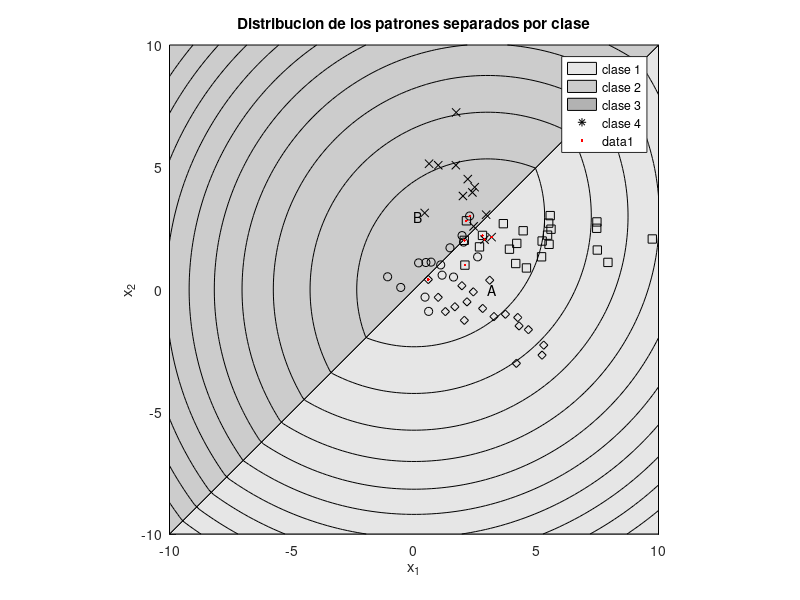
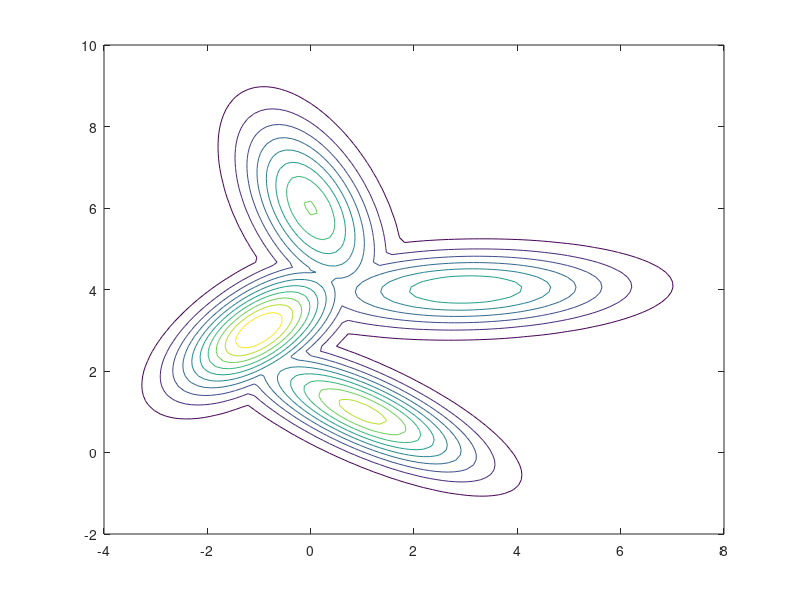

These charts were generated, in order, by the following MATLAB code:
%% Ejercicio 2
% Clasificación estadística de patrones.

%% Grafica del clasificador lineal
clc; close all; clear all;

x1 = [-3 -1.5 0.5 -1.5 -3 ];
y1 = [-3 -3   0  3    3 ];

x2 = [-1.5  3  3 0.5];
y2 = [-3   -3  0 0];

x3 = [-1.5 0.5 3 3 ];
y3 = [3 0 0 3 ];

hold on
fill(x1,y1,.9 *[1 1 1])
fill(x2,y2,.8 *[1 1 1])
fill(x3,y3,.7 *[1 1 1])

plot([2 2 -1 -1], [1 -1 1 -1], '*k')
text([2 2 -1 -1], [0.8 -1.2 0.8 -1.2],{'p_1','p_2','p_3','p_4'})
text([-2 1 1], [0 2 -2],{'C_1','C_2','C_3'})

hold off
axis square
xlabel('x_1')
ylabel('x_2')
% legend('C_1', 'C_2', 'C_3', 'Location','EastOutside')


%%
%% Grafica del clasificador lineal
clc; close all; clear all;

xA = [-10 10 10];
yA = [-10 -10 10];

xB = [-10 10 -10];
yB = [-10 10 10];

% Genero la grilla
N = 100;
x1 = linspace(-10,10,N);
x2 = linspace(-10,10,N);
[X1, X2] = meshgrid(x1, x2);
g1 = (X1 - 3).^2 + X2.^2;
g2 = X1.^2 + (X2 -3).^2;

hold on
fill(xA,yA,.9 *[1 1 1])
fill(xB,yB,.8 *[1 1 1])
contour(X1,X2,max(g1,g2),'k')

text([3 0], [0 3],{'A','B'})

hold off
axis square
xlabel('x_1')
ylabel('x_2')
% legend('C_1', 'C_2', 'C_3', 'Location','EastOutside')



%%
clc; close all; clear all;

% Genero la grilla
N = 100;

% contour(X1,X2,g2)
xlabel('x_1'); ylabel('x_2')
hold off




%%
% Cargo los datos (patrones con sus clases respectivas)
data = load('gaussDATA.txt', '-ascii');
x = data(:,1:2); % patrones
c = data(:,3);   % identificador de clase
N = length(c);   % cantidad de ejemplos

c1 = find(c== 1); % indices de clase 1
c2 = find(c== 2); % indices de clase 2
c3 = find(c== 3); % indices de clase 3
c4 = find(c== 4); % indices de clase 4


hold on
plot(x(c1,1), x(c1,2), 'ok')
plot(x(c2,1), x(c2,2), 'xk')
plot(x(c3,1), x(c3,2), 'dk')
plot(x(c4,1), x(c4,2), 'sk')
hold off

xlabel('x_1'); ylabel('x_2');
legend('clase 1','clase 2','clase 3','clase 4')
title('Distribucion de los patrones separados por clase')

%%
% Por la gráfica se deduce que deberán utilizarse gaussianas con media
% desconocida y covarianza no isotropica desconocida

% Estimación de los parámetros para cada clase
% medias
u1 = mean(x(c1,:));
u2 = mean(x(c2,:));
u3 = mean(x(c3,:));
u4 = mean(x(c4,:));
% matrices de covarianzas
sig1 = cov(x(c1,:));
sig2 = cov(x(c2,:));
sig3 = cov(x(c3,:));
sig4 = cov(x(c4,:));

cn = zeros(size(c));

for n = 1:N
    xn = x(n,:); % voy leyendo de a un dato
    
    % Calculo los valores de las funciones discriminantes para xn
    g1 = mvnpdf(xn, u1, sig1);
    g2 = mvnpdf(xn, u2, sig2);
    g3 = mvnpdf(xn, u3, sig3);
    g4 = mvnpdf(xn, u4, sig4);
    
    % Busco cual es la clase ganadora, asigno 0 si cae en la frontera
    if     g1 > max([g2 g3 g4])
        cn(n) = 1;
    elseif g2 > max([g1 g3 g4])
        cn(n) = 2;
    elseif g3 > max([g1 g2 g4])
        cn(n) = 3;
    elseif g4 > max([g1 g2 g3])
        cn(n) = 4;
    else 
        cn(n) = 0;
    end
end

% busco cuales patrones fueron confundidos al clasificar
cwrong = find(c-cn); % patrones mal identificados
cright = find((c-cn) == 0); % patrones identificados correctamente

fprintf('La tasa de aciertos es de %0.2f %%\n',100*nnz(cright)/N); 
% disp(['La tasa de aciertos es de ' num2str(100*nnz(cright)/N) '%'])

hold on
plot(x(cwrong,1), x(cwrong,2), '.r')
hold off


T = 100; % cantidad de patrones de testeo
xtest = zeros(T,2);
ctest = zeros(T,1);
cn = zeros(size(ctest));
for i=1:T
    ctest(i) = randi([1 4]);
    
    if     ctest(i) == 1
        xtest(i,:) = mvnrnd(u1,sig1);
    elseif ctest(i) == 2
        xtest(i,:) = mvnrnd(u2,sig2);
    elseif ctest(i) == 3
        xtest(i,:) = mvnrnd(u3,sig3);
    elseif ctest(i) == 4
        xtest(i,:) = mvnrnd(u4,sig4);
    end
    
    % Calculo los valores de las funciones discriminantes para xn
    g1 = mvnpdf(xtest(i,:), u1, sig1);
    g2 = mvnpdf(xtest(i,:), u2, sig2);
    g3 = mvnpdf(xtest(i,:), u3, sig3);
    g4 = mvnpdf(xtest(i,:), u4, sig4);
    
    % Busco cual es la clase ganadora, asigno 0 si cae en la frontera
    if     g1 > max([g2 g3 g4])
        cn(i) = 1;
    elseif g2 > max([g1 g3 g4])
        cn(i) = 2;
    elseif g3 > max([g1 g2 g4])
        cn(i) = 3;
    elseif g4 > max([g1 g2 g3])
        cn(i) = 4;
    else 
        cn(n) = 0;
    end
end


c1 = find(ctest== 1); % indices de clase 1
c2 = find(ctest== 2); % indices de clase 2
c3 = find(ctest== 3); % indices de clase 3
c4 = find(ctest== 4); % indices de clase 4


figure
hold on
plot(xtest(c1,1), xtest(c1,2), 'ok')
plot(xtest(c2,1), xtest(c2,2), 'xk')
plot(xtest(c3,1), xtest(c3,2), 'dk')
plot(xtest(c4,1), xtest(c4,2), 'sk')
hold off

xlabel('x_1'); ylabel('x_2');
legend('clase 1','clase 2','clase 3','clase 4')
title('Distribucion de los patrones de testeo separados por clase')


% busco cuales patrones fueron confundidos al clasificar
cwrong = find(ctest-cn); % patrones mal identificados
cright = find((ctest-cn) == 0); % patrones identificados correctamente

fprintf('En testeo, la tasa de aciertos es de %0.2f %%\n',100*nnz(cright)/T); 
% disp(['La tasa de aciertos es de ' num2str(100*nnz(cright)/N) '%'])

hold on
plot(xtest(cwrong,1), xtest(cwrong,2), '.r')
hold off


x1 = linspace(-2,10);
x2 = linspace(-4,8);
[X1,X2] = meshgrid(x1,x2);
for i = 1:100
    for j = 1:100
        xn = [x1(i) x2(j)];
        gtest1(i,j) = mvnpdf(xn, u1, sig1);
        gtest2(i,j) = mvnpdf(xn, u2, sig2);
        gtest3(i,j) = mvnpdf(xn, u3, sig3);
        gtest4(i,j) = mvnpdf(xn, u4, sig4);
    end
end

maxgtest = cat(3, gtest1, gtest2, gtest3, gtest4);


contour(X2,X1,max(maxgtest,[],3))
% Z = mvnpdf([xtest(i,:), u1, sig1);
%     g2 = mvnpdf(xtest(i,:), u2, sig2);
%     g3 = mvnpdf(xtest(i,:), u3, sig3);
%     g4 = mvnpdf(xtest(i,:), u4, sig4);sin(X)+cos(Y);
% % 
% figure
% contour(X,Y,Z)

